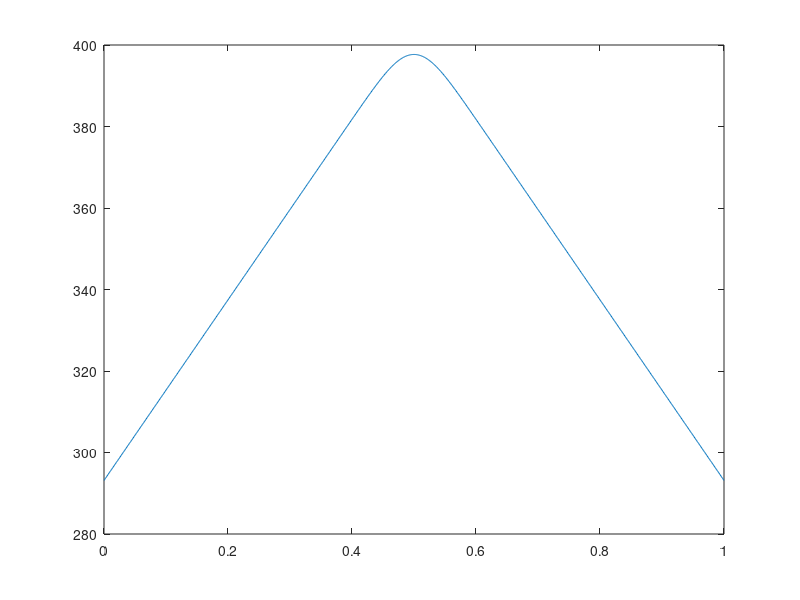
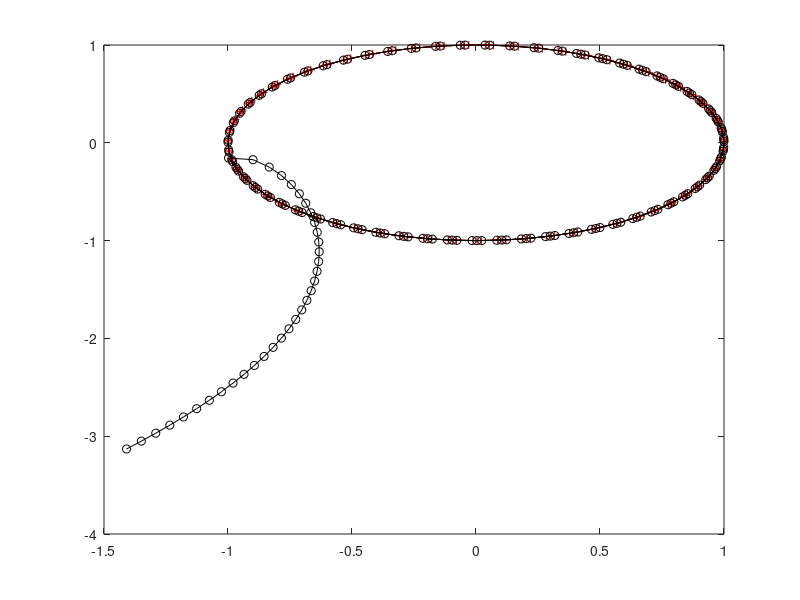
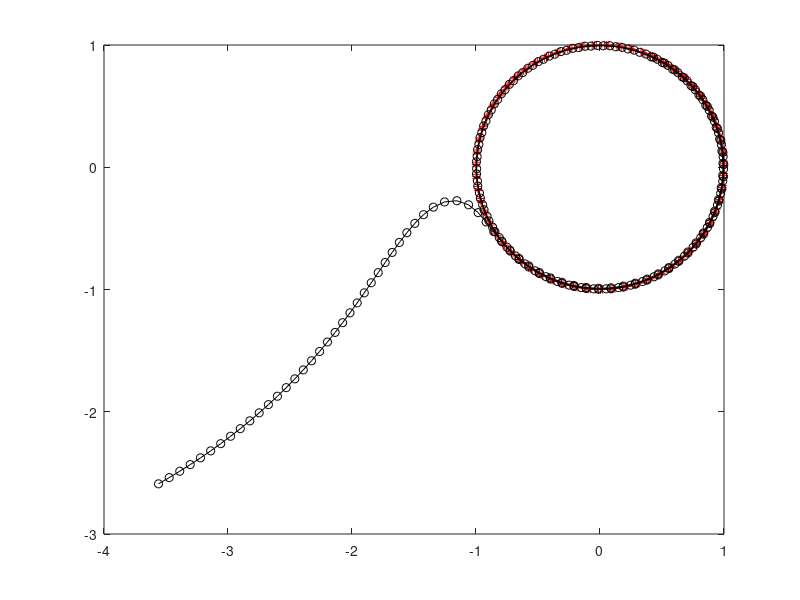
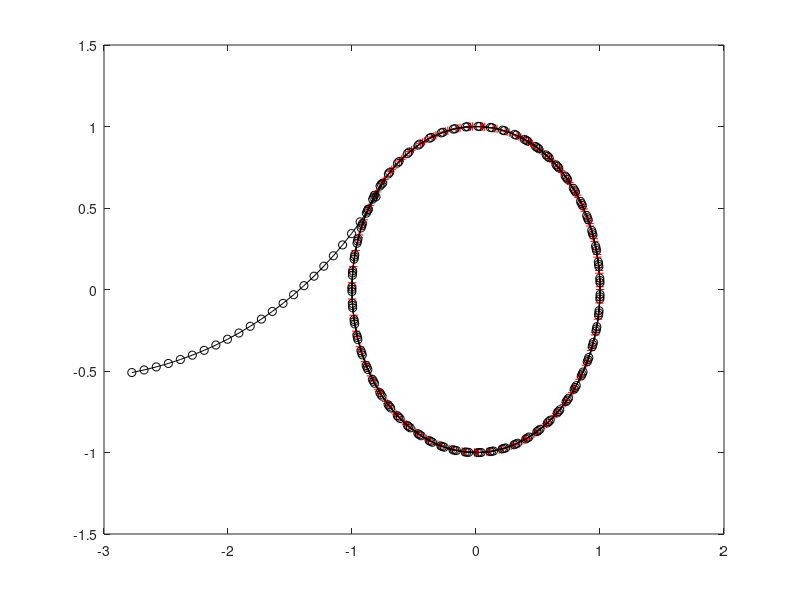

Here is the MATLAB script that generated these plots, in order:
%% Homework #6
%  Ian Blackstone, Helena-Nikolai Fujishin
%  Math 365, Fall 2016
%% Problems
function hmwk1()
hmwk_problem(@prob1,'prob1');
hmwk_problem(@prob2,'prob2');
hmwk_problem(@prob3,'prob3');
hmwk_problem(@prob4,'prob4');
hmwk_problem(@prob5,'prob5');
end
function hmwk_problem(prob,msg)
try
    prob()
    fprintf('% s : Success!\n',msg);
catch me
    fprintf('% s : Something went wrong.\n',msg);
    fprintf('% s\n',me.message);
end
fprintf('\n');
end

%% Problem #1 : Degree of Precision
function prob1()
% Part A
a=0;
b=1;
n = 100;
f = @(x,k) x^k;
exct = @(x,k) 1/(k+1)*x^(k-1);

for k = 0:n
T = (b-a)/2*(f(a,k) + f(b,k));
err = abs(exct(b,k)-T);
if err >= 1E-14
	fprintf('m for part a = % .i \n',k-1)
	break
end
end

% Part B: Simpson's rule
c =(a+b)/2;
h =(b-a);
for k = 0:n
    M = h*f((a+b)/2,k);
    T = h*(f(a,k)+f(b,k))/2;
S = ((2/3)*M)+((1/3)*T);
err = abs(exct(b,k)-S);
if err >= 1E-14
	fprintf('m for part b = % .i \n',k-1)
	break
end
end

end

%% Problem #2 :
function prob2()
% Our given/Known Values
xi = [-0.96816023950763 -0.83603110732664 -0.61337143270059  -0.32425342340381 0 0.32425342340381 0.61337143270059 0.83603110732664 0.96816023950763]';
ci = [0.081274388361574 0.18064816069486 0.26061069640294 0.31234707704 0.33023935500126 0.31234707704 0.26061069640294 0.18064816069486 0.081274388361574]';
n = 9; % Our iteration number

% Part A f1
f1= @(x) ((x-1).^2).*exp(-(x.^2))
I1 = integral(f1,-1,1); % Exact integral of f1
GQForm1=0; % Start our initial use of GQ formula
for i =1:n
GQForm1 = GQForm1+(ci(i)*f1(xi(i))); % Summation of the GQ formula
abserror1(i) = abs(I1-GQForm1);
end
iteration = [1:n]';
error = abserror1';
UsingGQf1 = table(iteration,xi,ci,error)

% Part A f2
f2 = @(x) 2*(1./(1+x.^2))
I2 = integral(f2,-1,1);
GQForm2=0;
for i =1:n
GQForm2 = GQForm2+(ci(i)*f2(xi(i))); % Summation of the GQ formula
abserror2(i) = abs(I2-GQForm2);
end
iteration = [1:n]';
error = abserror2';
UsingGQf2 = table(iteration,xi,ci,error)

% Part B
% Let us set-up the Simpson's Rule:
S1 = simps(-1,1,8,f1);
errorS1=abs(I1-S1)
S2 = simps(-1,1,8,f2);
errorS2=abs(I2-S2)
% To compare errors side by side:
errors1 = [errorS1;abserror1(end)];
errors2 = [errorS2;abserror2(end)];
Array = {'Simpsons Rule','GQ Formula'};
T=table(errors1,errors2,'RowNames',Array)
% From this we can compare and see the GQFormula is much more accurate than
% Simpsons

% Part C
% Determine degree of precision of 9-point GQ formula of f1
a = -1;
b = 1;
n = 9;
f1 = @(x,k) ((x-1).^2).*exp(-(x.^2)).^k
for k = 0:n
T = (b-a)/2*(f1(a,k) + f1(b,k));
exct = @(x) integral(@(x) f1(x,k),a,b); % Since the function alone won't integrate, I have to make bypass function
err = abs(exct(b)-T);
if err >= 1E-14
	fprintf('m for part f1 = % .i \n',k-1)
	break
end
end

% Determine degree of precision of 9-point GQ formula of f2
a = -1;
b = 1;
n = 9;
f2 = @(x,k) (2*(1./(1+x.^2))).^k;
for k = 0:n
T = (b-a)/2*(f2(a,k) + f2(b,k));
exct = @(x) integral(@(x) f2(x,k),a,b); % Since the function alone won't integrate, I have to make bypass function
err = abs(exct(b)-T);
if err >= 1E-14
	fprintf('m for part f2 = \n',k-1)
	break
end
end

end
    
    
%% Problem #3 : 
function prob3()

% Part a
% Define parameters and conditions.
N = 1000;
h = 1/N;
j = 0:N;
a = 293.15;
b = 293.15;
B = 1e-3;
S = 1e4;
Cp = 200;
rho = 10;
eps = 5e-2;

% Generate a list of zeros and set the first and last values to our end point conditions.
uj = zeros(N,1);
uj(1) = a;
uj(end) = b;

% Define a function for each integral in u.
f1 = @(x) x.*(-S/(rho*Cp*B)).*(exp(-(((x-(1/2))/(eps)).^2)));
f2 = @(x) (x-1).*(-S/(rho*Cp*B)).*(exp(-(((x-(1/2))/(eps)).^2)));

% Define a function to integrate over to find the temperature at that point.
u = @(x) (a-quad(f1,0,x))*(1-x) + (b+quad(f2,x,1))*x;

% Loop over each value of x to find the temperature at that point.
for x = j
	uj(x+1) = u(h.*x);
end

% Plot the data.
plot(h.*j,uj)

% Part b

% Define a function that will be zero at the point we will burn ourselves.
u2 = @(x) (a-quad(f1,0,x))*(1-x) + (b+quad(f2,x,1))*x - 343.15;

% Use fzero and an initial guess of 0.25 to find a zero.
burn = fzero(u2,0.25)

end


%% Problem #4 :
function prob4()

% Part a
% The exact answer is -512/pi^6 as given by the following code:
% syms a b c d e f
% exact = int(int(int(int(int(int(sin(pi/2*(a + b + c + d + e + f)),a,0,1),b,0,1),c,0,1),d,0,1),e,0,1),f,0,1)

% Part b
N = 10000;
rng(11032016);
MCpoints = rand(N,6);

g = @(a,b,c,d,e,f) sin(pi/2*(a + b + c + d + e + f))

a = MCpoints(:,1);
b = MCpoints(:,2);
c = MCpoints(:,3);
d = MCpoints(:,4);
e = MCpoints(:,5);
f = MCpoints(:,6);

MC = sum(g(a,b,c,d,e,f))/N

% Part c
HSpoints = net(haltonset(6),N);

a = HSpoints(:,1);
b = HSpoints(:,2);
c = HSpoints(:,3);
d = HSpoints(:,4);
e = HSpoints(:,5);
f = HSpoints(:,6);

HS = sum(g(a,b,c,d,e,f))/N

% Part d

n = 10;
h = 1/n;
d = 6;
% Trapezoidal rule weights in one dimension
w1 = h*[0.5;ones(n-1,1);0.5];
w = w1;
% Generate the trapezoidal rule weights in 6 dimensions
for j=1:d-1
w = bsxfun(@times,w,reshape(w1,[ones(1,j) n+1]));
end
% Grid of points
[x1,x2,x3,x4,x5,x6] = ndgrid(linspace(0,1,n+1));
g = w.*f(x1,x2,x3,x4,x5,x6);
Qtrap = sum(g(:));

% Part e



end

%% Problem #5 : 
function prob5()
% Determine duration and step size.
Tmax = 20;
h = 0.1;

% Loop to generate three plots.
for x = 0:2
	% Initial fox starting location.
	F = [4*rand() - 4,4*rand() - 4];

	% create two lists to hold each set of points.
	Rpoints = zeros(Tmax/h,2);
	Fpoints = zeros(Tmax/h,2);

	% calculate the path in steps of h.
	for t = 0:Tmax/h
		R = [cos(t*h),sin(t*h)];
		dR = [-sin(t*h),cos(t*h)];
		dF = norm(dR,2)*(R-F)/norm(R-F,2);
		F = F + h*dF;
		Rpoints(t+1,:) = R;
		Fpoints(t+1,:) = F;
	end

	% Plot the results.
	figure()
	plot(Rpoints(:,1),Rpoints(:,2),'r-+',Fpoints(:,1),Fpoints(:,2),'k-o')
end

end
